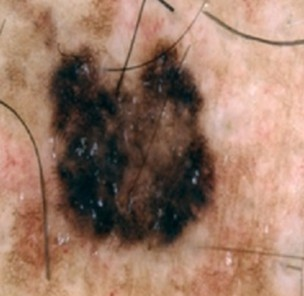
#> input picture uploads/1764264590649_malignent.jpg, 304 x 296 px; its folder holds only this picture in this run
$ python -i utils.py   (imports and definitions only)
#> lines starting #> are read from the running program, lines starting #| are printed output that depends on the picture
import os
from PIL import Image, ImageOps, ImageFilter, ImageEnhance

def enhance_image(input_path: str, output_path: str) -> None:
    """
    Enhance an input image and save the result to output_path.
    Steps: autocontrast, smoothing, unsharp mask, slight contrast & sharpness boost.
    """
#> called with input_path = 'uploads/1764264590649_malignent.jpg', output_path = 'out.png'
    img = Image.open(input_path).convert("RGB")
#> img is the input picture: PIL image 304x296 RGB; mean R, G, B 154, 120.1, 102
    # Improve contrast and reduce dullness
    img = ImageOps.autocontrast(img, cutoff=1)
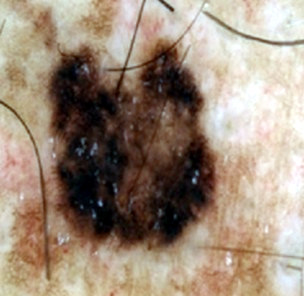
#> img: PIL image 304x296 RGB; mean R, G, B 157.2, 139.7, 123.2
    # Light smoothing to reduce minor noise
    img = img.filter(ImageFilter.SMOOTH)
    # Sharpen edges to highlight lesion boundaries
    img = img.filter(ImageFilter.UnsharpMask(radius=1.5, percent=150, threshold=3))
    # Subtle global adjustments
    img = ImageEnhance.Contrast(img).enhance(1.15)
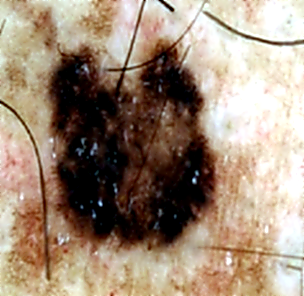
#> img: PIL image 304x296 RGB; mean R, G, B 158.9, 139.4, 120.9
    img = ImageEnhance.Sharpness(img).enhance(1.2)

    os.makedirs(os.path.dirname(output_path), exist_ok=True)
    img.save(output_path, format="JPEG", quality=92)

>>> result = enhance_image('uploads/1764264590649_malignent.jpg', 'out.png')
